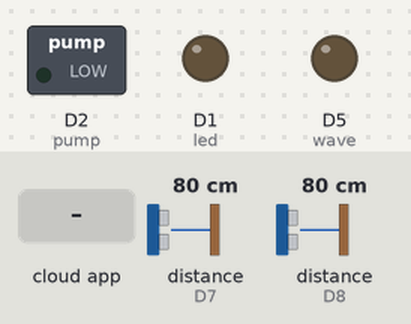
A sketch run on a simulated ESP8266 (NodeMCU). Shown: switched loads named in the sketch (green lamp = pin HIGH), output pins drawn as LEDs (lit = HIGH). Wiring (inferred from the names in the program): 2 × ultrasonic range finder: trigger D4, echo D7 / trigger D6, echo D8. Inputs (shaded band) come from the test bench; at power-on: distance to the obstacle (sensors on D7, D8) 80 cm. The echo pulse lasts 58.3 µs per cm; WiFi joins after 1.5 s; servers stay silent unless stated; the Firebase database answers and starts empty; pins used as bus, display or sensor lines are not drawn.

Above: at 3.3 s.
3.4 s: the phone or cloud app sets led_status to 1
At 6.7 s:
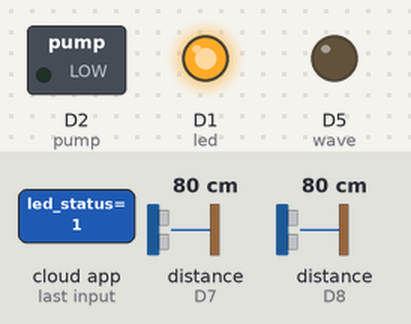
7.0 s: the phone or cloud app sets pump_status to 1
At 10.3 s:
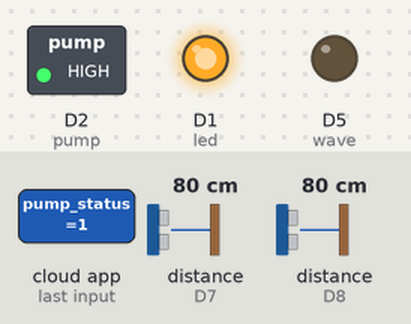
10.9 s: the phone or cloud app sets wave_status to 1
At 13.7 s:
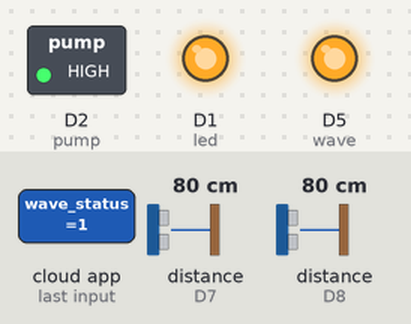
14.8 s: the phone or cloud app sets led_status to 0
At 17.3 s:
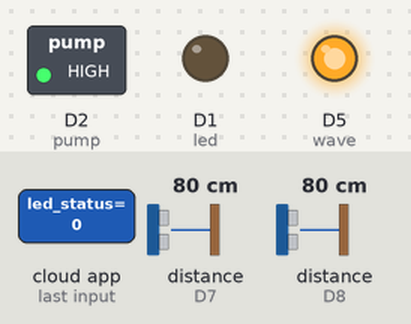
18.3 s: the phone or cloud app sets pump_status to 0
At 21.8 s:
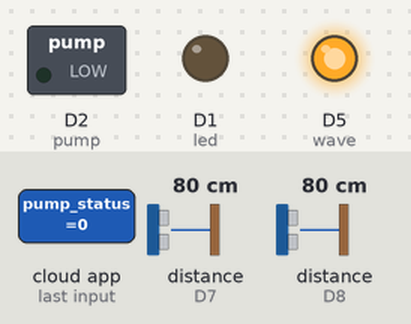
22.2 s: the phone or cloud app sets led_status to 1
At 25.0 s:
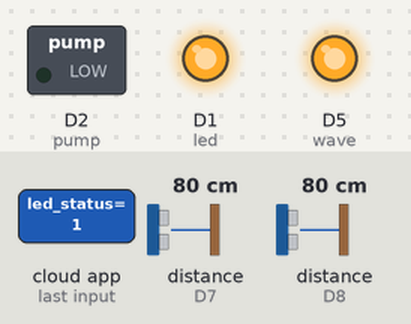
Timing chart, 0 to 26.5 s (numbered marks = the images above; inputs shaded):
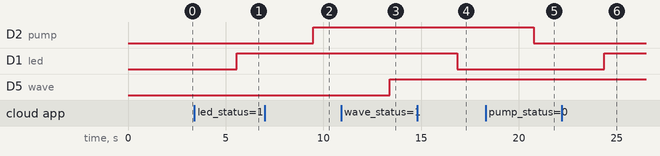

The sketch:

esp_last_3.ino
```cpp
#include <ESP8266WiFi.h>
#include <FirebaseArduino.h>

#define FIREBASE_HOST "tugasakhirdft-default-rtdb.firebaseio.com"
#define FIREBASE_AUTH "aXVPp1w2I4p7YXouf6Zoqw4yl0baV23h7Kz8etKp"
#define WIFI_SSID "Redot4"
#define WIFI_PASSWORD "herry1204"

int led = D1;
int pump = D2;
int wave = D5;
int trigger_pin1 = D4;
int trigger_pin2 = D6;
int echo_pin1 = D7;
int echo_pin2 = D8;
int led_stat;
int pump_stat;
int wave_stat;
int time1;
int time2;
int airnutrisi;
int airtendon;

String values,sensor_data;

void setup() {

  Serial.begin(9600);

  pinMode(led, OUTPUT);
  pinMode(pump, OUTPUT);
  pinMode(wave, OUTPUT);
  pinMode(trigger_pin1, OUTPUT);
  pinMode(echo_pin1, INPUT);
  pinMode(trigger_pin2, OUTPUT);
  pinMode(echo_pin2, INPUT);
  delay(100);

  WiFi.begin(WIFI_SSID, WIFI_PASSWORD);
  while (WiFi.status() != WL_CONNECTED) {
    delay(1000);

  }
  Firebase.begin(FIREBASE_HOST, FIREBASE_AUTH);
}

void loop() {
  bool Sr =false;

  while(Serial.available()){
        sensor_data=Serial.readString();
        Sr=true;
  }

  delay(1000);

  if(Sr==true){

  values=sensor_data;

  int firstCommaIndex = values.indexOf(',');
  int secondCommaIndex = values.indexOf(',', firstCommaIndex + 1);

  String pH_value = values.substring(0, firstCommaIndex);
  String ppm_value = values.substring(firstCommaIndex + 1, secondCommaIndex);

  Firebase.setString("pH_value", pH_value);
  delay(1000);
  Firebase.setString("ppm_value", ppm_value);
  delay(1000);

  if (Firebase.failed()) {
      return;
      }
  }

  air_nutrisi();
  air_tendon();
  led_relay();
  pump_relay();
  wave_relay();
}

void led_relay(){
  led_stat = Firebase.getInt("led_status");

  if(led_stat == 1){
    digitalWrite(led, HIGH);
    return;
    delay(100);
  }
  else{
    digitalWrite(led, LOW);
    return;
  }
}

void pump_relay(){
  pump_stat = Firebase.getInt("pump_status");

  if(pump_stat == 1){
    digitalWrite(pump, HIGH);
    return;
    delay(100);
  }
  else{
    digitalWrite(pump, LOW);
    return;
  }
}

void wave_relay(){
  wave_stat = Firebase.getInt("wave_status");

  if(wave_stat == 1){
    digitalWrite(wave, HIGH);
    return;
    delay(100);
  }
  else{
    digitalWrite(wave, LOW);
    return;
  }
}

void air_nutrisi(){
  digitalWrite(trigger_pin1, HIGH);
  delayMicroseconds(10);
  digitalWrite(trigger_pin1, LOW);

  time1 = pulseIn(echo_pin1, HIGH);

  airnutrisi = (time1*0.034/2);

  Firebase.setInt("air_nutrisi", airnutrisi);
  delay(1000);
}

void air_tendon(){
  digitalWrite(trigger_pin2, HIGH);
  delayMicroseconds(10);
  digitalWrite(trigger_pin2, LOW);

  time2 = pulseIn(echo_pin2, HIGH);

  airtendon = (time2*0.034/2);

  Firebase.setInt("air_tendon", airtendon);
  delay(1000);
}
```

Measured:
- after the input at 3.4 s, D1 (led): LOW → HIGH after 2.2 s
- after the input at 7.0 s, D2 (pump): LOW → HIGH after 2.5 s
- after the input at 10.9 s, D5 (wave): LOW → HIGH after 2.5 s
- after the input at 14.8 s, D1 (led): HIGH → LOW after 2.0 s
- after the input at 18.3 s, D2 (pump): HIGH → LOW after 2.5 s
- after the input at 22.2 s, D1 (led): LOW → HIGH after 2.2 s
